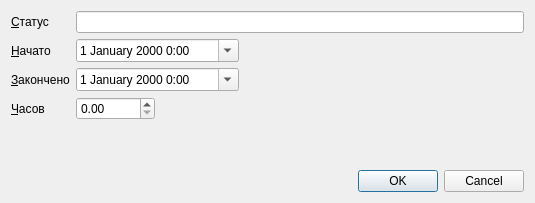
<?xml version="1.0" encoding="UTF-8"?>
<ui version="4.0">
 <class>Dialog</class>
 <widget class="QDialog" name="Dialog">
  <property name="geometry">
   <rect>
    <x>0</x>
    <y>0</y>
    <width>535</width>
    <height>203</height>
   </rect>
  </property>
  <property name="windowTitle">
   <string>Редактирование статуса</string>
  </property>
  <layout class="QVBoxLayout" name="verticalLayout">
   <item>
    <layout class="QGridLayout" name="grid">
     <item row="0" column="0">
      <widget class="QLabel" name="label_message">
       <property name="text">
        <string>&amp;Статус</string>
       </property>
       <property name="buddy">
        <cstring>message</cstring>
       </property>
      </widget>
     </item>
     <item row="0" column="1" colspan="3">
      <widget class="QLineEdit" name="message"/>
     </item>
     <item row="1" column="0">
      <widget class="QLabel" name="label_started_at">
       <property name="text">
        <string>&amp;Начато</string>
       </property>
       <property name="buddy">
        <cstring>started_at</cstring>
       </property>
      </widget>
     </item>
     <item row="1" column="1" colspan="2">
      <widget class="QDateTimeEdit" name="started_at">
       <property name="displayFormat">
        <string>d MMMM yyyy H:mm</string>
       </property>
       <property name="calendarPopup">
        <bool>true</bool>
       </property>
      </widget>
     </item>
     <item row="1" column="3">
      <spacer name="horizontalSpacer">
       <property name="orientation">
        <enum>Qt::Horizontal</enum>
       </property>
       <property name="sizeHint" stdset="0">
        <size>
         <width>40</width>
         <height>20</height>
        </size>
       </property>
      </spacer>
     </item>
     <item row="2" column="0">
      <widget class="QLabel" name="label_finished_at">
       <property name="text">
        <string>&amp;Закончено</string>
       </property>
       <property name="buddy">
        <cstring>finished_at</cstring>
       </property>
      </widget>
     </item>
     <item row="2" column="1" colspan="2">
      <widget class="QDateTimeEdit" name="finished_at">
       <property name="displayFormat">
        <string>d MMMM yyyy H:mm</string>
       </property>
       <property name="calendarPopup">
        <bool>true</bool>
       </property>
      </widget>
     </item>
     <item row="2" column="3">
      <spacer name="horizontalSpacer_2">
       <property name="orientation">
        <enum>Qt::Horizontal</enum>
       </property>
       <property name="sizeHint" stdset="0">
        <size>
         <width>40</width>
         <height>20</height>
        </size>
       </property>
      </spacer>
     </item>
     <item row="3" column="0">
      <widget class="QLabel" name="label_hours">
       <property name="text">
        <string>&amp;Часов</string>
       </property>
       <property name="buddy">
        <cstring>hours</cstring>
       </property>
      </widget>
     </item>
     <item row="3" column="1">
      <widget class="QDoubleSpinBox" name="hours"/>
     </item>
     <item row="3" column="2" colspan="2">
      <spacer name="horizontalSpacer_3">
       <property name="orientation">
        <enum>Qt::Horizontal</enum>
       </property>
       <property name="sizeHint" stdset="0">
        <size>
         <width>118</width>
         <height>20</height>
        </size>
       </property>
      </spacer>
     </item>
    </layout>
   </item>
   <item>
    <spacer name="verticalSpacer">
     <property name="orientation">
      <enum>Qt::Vertical</enum>
     </property>
     <property name="sizeHint" stdset="0">
      <size>
       <width>20</width>
       <height>28</height>
      </size>
     </property>
    </spacer>
   </item>
   <item>
    <widget class="QDialogButtonBox" name="buttonBox">
     <property name="orientation">
      <enum>Qt::Horizontal</enum>
     </property>
     <property name="standardButtons">
      <set>QDialogButtonBox::Cancel|QDialogButtonBox::Ok</set>
     </property>
    </widget>
   </item>
  </layout>
 </widget>
 <tabstops>
  <tabstop>message</tabstop>
  <tabstop>started_at</tabstop>
  <tabstop>finished_at</tabstop>
  <tabstop>hours</tabstop>
  <tabstop>buttonBox</tabstop>
 </tabstops>
 <resources/>
 <connections>
  <connection>
   <sender>buttonBox</sender>
   <signal>accepted()</signal>
   <receiver>Dialog</receiver>
   <slot>accept()</slot>
   <hints>
    <hint type="sourcelabel">
     <x>248</x>
     <y>254</y>
    </hint>
    <hint type="destinationlabel">
     <x>157</x>
     <y>274</y>
    </hint>
   </hints>
  </connection>
  <connection>
   <sender>buttonBox</sender>
   <signal>rejected()</signal>
   <receiver>Dialog</receiver>
   <slot>reject()</slot>
   <hints>
    <hint type="sourcelabel">
     <x>316</x>
     <y>260</y>
    </hint>
    <hint type="destinationlabel">
     <x>286</x>
     <y>274</y>
    </hint>
   </hints>
  </connection>
 </connections>
</ui>
